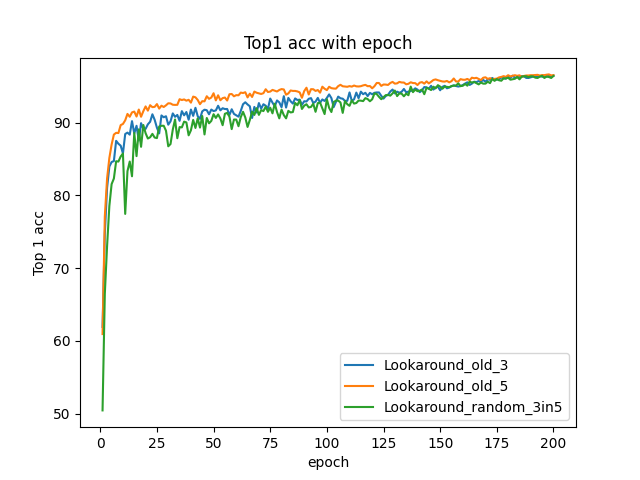

Recreate this plot in Python.
import numpy as np  
  
# 读取npy文件  
res_0 = np.load('out/resnet50_cifar10/TRAIN_Lookaround/five-10-200/test_acc.npy')  
res_1 = np.load('out/resnet50_cifar10/TRAIN_Lookaround/five-10-200/test_acc.npy')   
res_r_0 = np.load('out/resnet50_cifar10/TRAIN_Lookaround/five-rand-1/test_acc.npy')  
res_r_1 = np.load('out/resnet50_cifar10/TRAIN_Lookaround/five-rand-2/test_acc.npy')  
res_old = np.load('out/resnet50_cifar10/TRAIN_Lookaround-0/test_acc.npy')  
res_100=np.load('out/resnet50_cifar10_1/TRAIN_Lookaround/five-rand-3/test_acc.npy')  
res=(res_0[:,0]+res_1[:,0])/2
res_r=(res_r_0[:,0]+res_r_1[:,0])/2
res_old=res_old[:,0]
# 打印读取的数据  
import matplotlib.pyplot as plt    
x=[i for i in range(1,201)]
plt.plot(x, res_old)  
plt.plot(x, res)  
plt.plot(x, res_r)  
last_index = len(x) - 1  
last_y = res[last_index]  
# plt.annotate(f'y_old_3 = {last_y}', xy=(last_index, last_y), xytext=(0, 5), textcoords='offset points') 
# plt.annotate(f'y_old_5 = {last_y}', xy=(last_index, last_y), xytext=(0, 10), textcoords='offset points') 
# plt.annotate(f'y_random = {last_y}', xy=(last_index, last_y), xytext=(0, 10), textcoords='offset points') 
plt.legend(["Lookaround_old_3","Lookaround_old_5","Lookaround_random_3in5"])
plt.title('Top1 acc with epoch')  
plt.xlabel('epoch')  
plt.ylabel('Top 1 acc')   
plt.savefig("test.png")

print("max old:",max(res_old),",max old 5:",max(res),",max random:",max(res_r))
